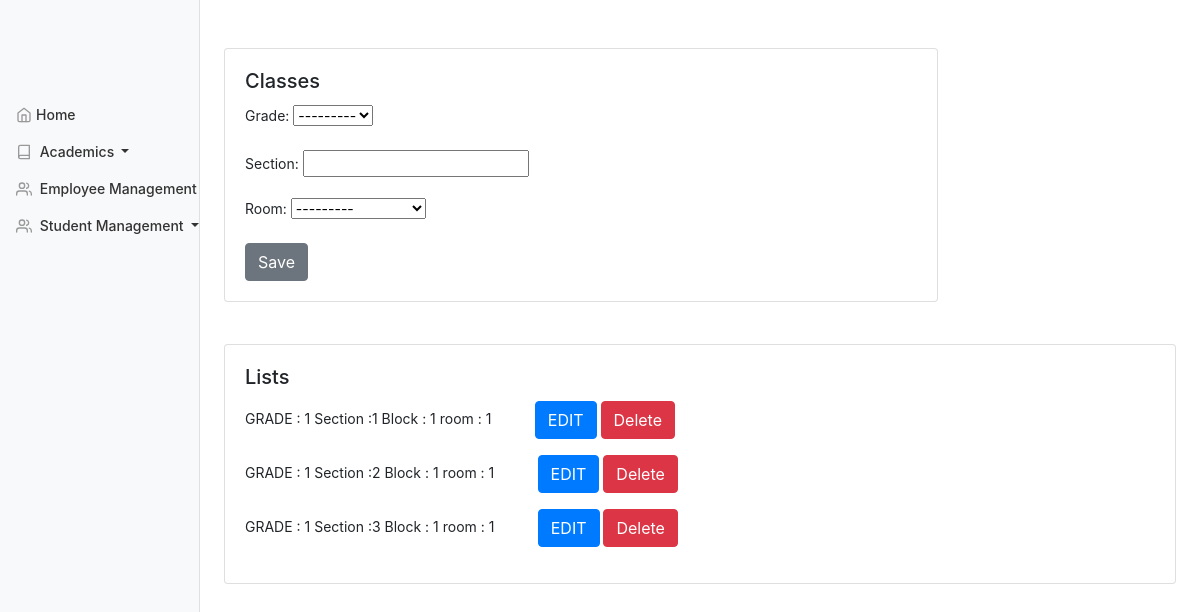
The page /academics/sections/ on the database its author committed.
### academy/models.py (models this page shows, shortened)
class Grade(models.Model):
    GRADE_CHOICES = [(i, str(i)) for i in range(1, 13)]
    grade = models.PositiveSmallIntegerField(unique=True,
                                             choices=GRADE_CHOICES,
                                             default='draft')
    class Meta:
        ordering = ('grade',)
        app_label = 'academy'
    def __str__(self):
        return str(self.grade)

class Room(models.Model):
    block = models.PositiveSmallIntegerField()
    room = models.PositiveSmallIntegerField()
    class Meta:
        unique_together = ("block", "room")
        ordering = ("block", "room")
        app_label = 'academy'
    def __str__(self):
        return " Block : " + str(self.block) + " room : " + str(self.room)

class Section(models.Model):
    grade = models.ForeignKey(Grade, on_delete=models.CASCADE)
    room = models.ForeignKey(Room, on_delete=models.CASCADE)
    section = models.PositiveSmallIntegerField()
    class Meta:
        unique_together = ("grade", "section")
        index_together = ("grade", "section")
        ordering = ('grade',)
        app_label = 'academy'

### academy/views.py (the view)
# urls.py: path('sections/', SectionCreateView.as_view(), name='section'),
class SectionCreateView(CreateView):
    model = Section
    fields = ['grade', 'section', 'room']
    success_url = reverse_lazy('section')
    template_name = 'academics/section.html'
    def get_context_data(self, **kwargs):
        context = super(SectionCreateView, self).get_context_data(**kwargs)
        context['sections'] = Section.objects.order_by('grade')
        return context

### Templates/academics/section.html (shortened to what this page needs)
{% extends "base.html" %}
{% block content %}
<div class="card w-75">
  <div class="card-body">
    <h5 class="card-title">Classes</h5>
    <form action="" method="post">{% csrf_token %}
    {{ form.as_p }}
    <input class="btn btn-secondary" type="submit" value="Save">
    </form>
  </div>
</div><br>
<br>
<div class="card w-100">
  <div class="card-body">
    <h5 class="card-title"> Lists </h5>
{% for section in sections %}
<div>
    <p>GRADE : {{ section.grade}}  Section :{{ section.section}} {{ section.room}} &nbsp;&nbsp;&nbsp;&nbsp;&nbsp;&nbsp;&nbsp;&nbsp;&nbsp;
        <a href="{% url 'edit_section' section.id%}"> <button type="button" class="btn btn-primary ">EDIT</button></a>
        <a href="{% url 'delete_section' section.id%}"><button type="button" class="btn btn-danger">Delete</button></a>
    </p>
{% endfor %}
</div>
  </div></div>
{% endblock %}

### stumgmt/static/css/dashboard.css (style rules this page uses)
body { font-size: .875rem; }

### rows shown on the page
Grade: grade "---------"
Room: room "---------"
Section: grade "1", section "1", room "Block : 1 room : 1"
Section: grade "1", section "2", room "Block : 1 room : 1"
Section: grade "1", section "3", room "Block : 1 room : 1"
